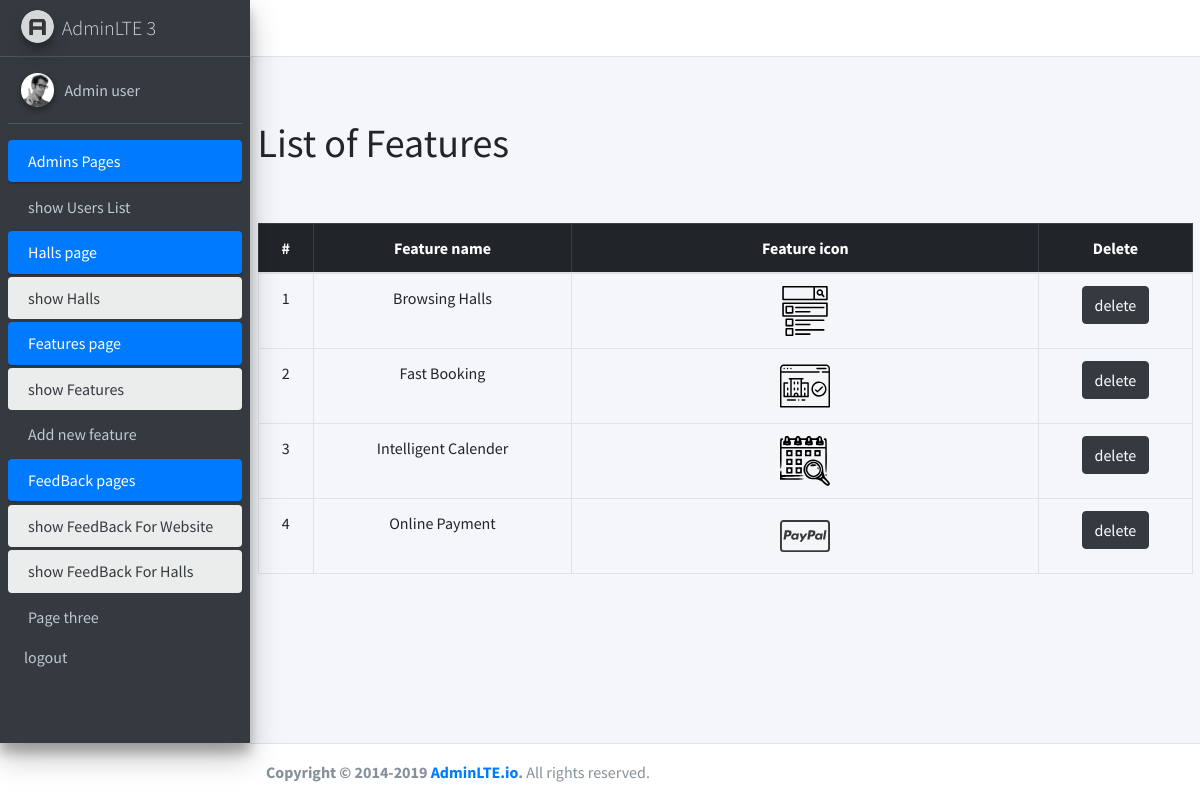
Page /admin/showfeatures.php on the committed database.
### tables this page shows
CREATE TABLE `features` (
  `id` int NOT NULL,
  `name` varchar(200) NOT NULL,
  `icon` varchar(500) NOT NULL
);

### admin/handlers/get-feature.php (called while the page is built)
<?php
$sql="SELECT id,name, icon FROM features";
$sqlResult=mysqli_query($conn,$sql);
$featureData=mysqli_fetch_all($sqlResult);
?>

### admin/showfeatures.php (the view, shortened to what this page needs)
<?php session_start();
require("handlers/db.php");
require("handlers/get-feature.php");
$sql="SELECT * FROM features";
$query=mysqli_query($conn,$sql);
if(mysqli_num_rows($query)>0){
$features=mysqli_fetch_all($query,MYSQLI_ASSOC);
}
require("inc/header.php");
?>
<main role="main" class="flex-shrink-0 ">
        <div class="container">
        <br>
            <h1>List of Features</h1>
            <br>
        <br>
            <table class="table table-bordered text-center justify-content-start">
                <thead  class="table-dark">
                    <tr>
                    <th scope="col">#</th>
                    <th scope="col">Feature name</th>
                    <th scope="col"style="width:50%"> Feature icon</th>
                    <th scope="col">Delete</th>
                    </tr>
                </thead>
                <tbody>
<?php
if(isset($features)){
foreach($featureData as $index=>$features){?>
    <tr>
    <td><?=$index+1;?></td>
    <td><?=$features[1];?></td>
    <td><img class="img-fluid" style="height:50px" src="IconFiles/<?php echo$features[2] ?>"/> </td>
   <td><a href="handlers/deletefeature.php?featureId=<?= $features[0];?>"class="btn btn-dark">delete</a></td>
    </tr>
<?php }
}
else{?>
  <tr>
    <td colspan="6" class="text-center">No Features Added</td>
  </tr>
  <?php
} ?>
                </tbody>
            </table>
        </div>
    </main>
  <?php
require("inc/footer.php");
?>

### rows in the picture
features: name "Browsing Halls", icon (picture)
features: name "Fast Booking", icon (picture)
features: name "Intelligent Calender", icon (picture)
features: name "Online Payment", icon (picture)
